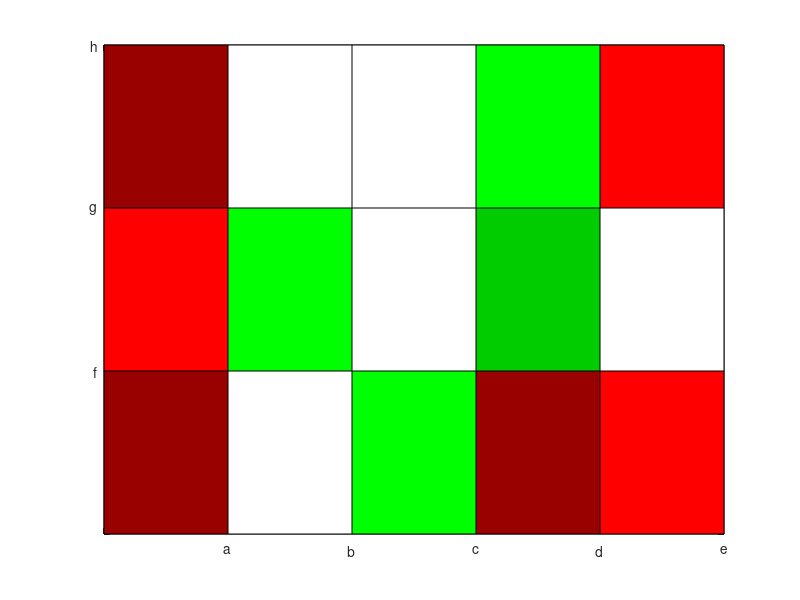

Source code (MATLAB):
x = [1:6];
y = [1:4];
[X,Y] = meshgrid(x,y)
%Note that size(Z) is the same as size(x) and size(y)
Z = [1 0 -2 1 2 1;2 -2 0 -1 0 1;1 0 0 -2 2 1;1 1 1 1 1 1]
% create a colormap having RGB values of dark green,
%light green, white, dark red and light red.
map2 = [0 1 0; 0 0.8 0;1 1 1;0.6 0 0;1 0 0 ];
%use the user defined colormap for figure.
colormap(map2);
%plot the figure
pcolor(X,Y,Z);
%set the x and y labels
set(gca,'XTick',[1 2 3 4 5 6],'YTick',[1 2 3 4],'XTicklabel',[' ';'a';'b'; 'c'; 'd';'e'],'YTicklabel',[' ';'f';'g';'h']);
%set the color limits
caxis([-2 2])




